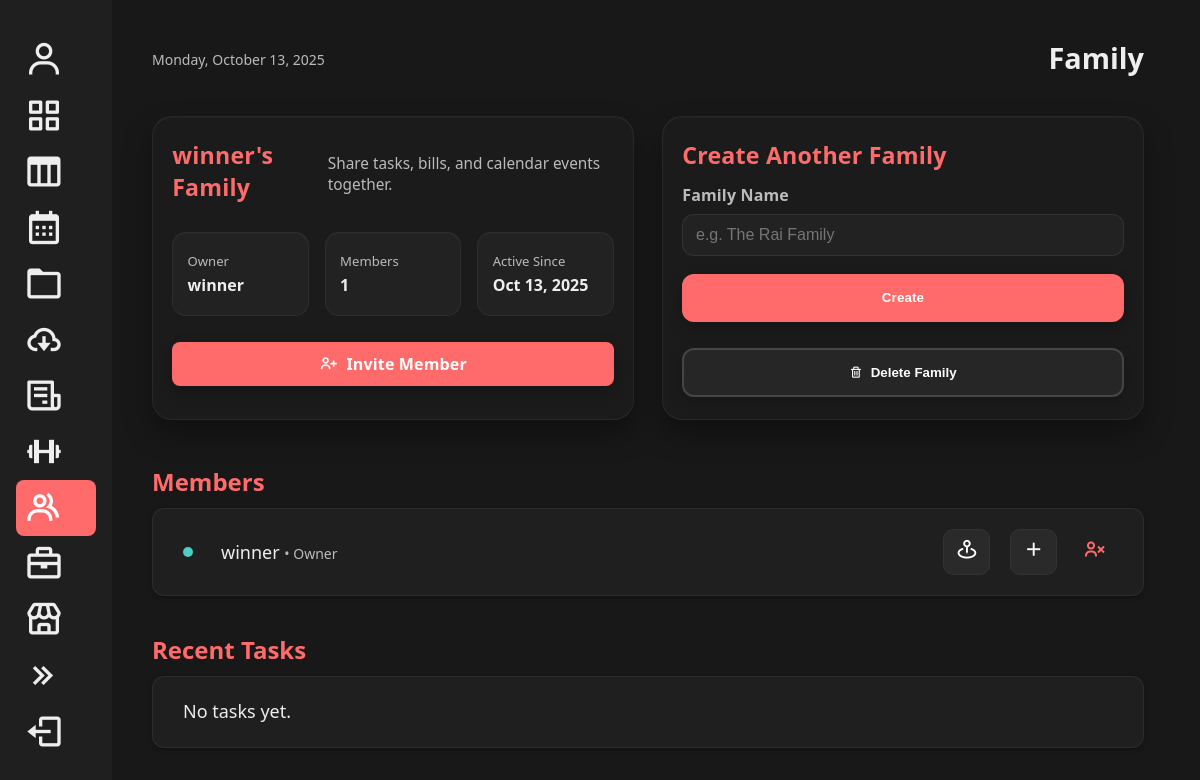
/FamilyManager/ (signed in), run on the app's committed database.
### main/models.py (models this page shows, shortened)
class Family(models.Model):
    name = models.CharField(max_length=100)
    owner = models.ForeignKey(User, on_delete=models.CASCADE, related_name="owned_families")
    created_at = models.DateTimeField(auto_now_add=True)

class FamilyMembership(models.Model):
    user = models.ForeignKey(User, on_delete=models.CASCADE, related_name="family_memberships")
    family = models.ForeignKey(Family, on_delete=models.CASCADE, related_name="memberships")
    role = models.CharField(max_length=20, default="member")  # e.g., "parent" / "child"
    joined_at = models.DateTimeField(auto_now_add=True)
    class Meta:
        unique_together = ("user", "family")

### main/views.py (the view)
# urls.py: path('FamilyManager/', main_views.FamilyManager, name='FamilyManager'),
@login_required
def FamilyManager(request):
    return family_page(request)

### main/views.py (called while the page is built)
def _model_has_field(model, field_name: str) -> bool:
    return any(f.name == field_name for f in model._meta.get_fields())

### main/templates/FamilyManager.html (shortened to what this page needs)
{% load static %}
<!DOCTYPE html>
<html lang="en">
<head>
  <link href="https://unpkg.com/boxicons@2.1.4/css/boxicons.min.css" rel="stylesheet">
  <link rel="stylesheet" href="{% static 'index.css' %}?v=51">
  <link
    rel="stylesheet"
    href="https://unpkg.com/leaflet@1.9.4/dist/leaflet.css"
  />
</head>
<body>
  <div class="container">
    <aside>
      <nav class="nav">
        <ul class="nav-links">
          <li>
            <a href="{% url 'UserProfile' %}" {% if request.resolver_match.url_name == 'TaskManager' %}{% endif %}>
              <i class='bx bx bx-user'></i><span><strong>{{ user.username }}</strong></span>
            </a>
          </li>
          <li>
            <a href="{% url 'appboard:home' %}"
               class="{% if request.resolver_match.namespace == 'appboard' %}active{% endif %}">
              <i class='bx bx-grid-alt'></i><span>Dashboard</span>
            </a>
          </li>
          <li>
            <a href="{% url 'kanban:kanban' %}" class="{% if request.resolver_match.url_name == 'kanban' %}active{% endif %}">
              <i class='bx bx-columns'></i><span>Kanban</span>
            </a>
          </li>
          <li>
            <a href="{% url 'calendar' %}" {% if request.resolver_match.url_name == 'calendar' %}class="active"{% endif %}>
              <i class='bx bx-calendar'></i><span>Calendar</span>
            </a>
          </li>
          <li>
            <a href="{% url 'confirm_password' %}" {% if request.resolver_match.url_name == 'DocumentStorage' %}class="active"{% endif %}>
              <i class='bx bx-folder'></i><span>Document Manager</span>
            </a>
          </li>
          <li>
            <a href="{% url 'Subscription' %}" {% if request.resolver_match.url_name == 'Subscription' %}class="active"{% endif %}>
              <i class='bx bx-cloud-download'></i><span>Subscription Tracker</span>
            </a>
          </li>
          <li>
            <a href="{% url 'BillManager' %}" {% if request.resolver_match.url_name == 'BillManager' %}class="active"{% endif %}>
              <i class='bx bx-receipt'></i><span>Bill Manager</span>
            </a>
          </li>
          <li>
            <a href="{% url 'HealthManager' %}" {% if request.resolver_match.url_name == 'HealthManager' %}class="active"{% endif %}>
              <i class='bx bx-dumbbell'></i><span>Health Manager</span>
            </a>
          </li>
          <li><a href="{% url 'FamilyManager' %}" {% if request.resolver_match.url_name == 'FamilyManager' %}class="active"{% endif %}>
          <i class='bx bx-group'></i><span>Family</span></a></li>
          <li>
            <a href="{% url 'kanban:projectsKanban' %}"
               class="{% if request.resolver_match.url_name == 'projectsKanban' %}active{% endif %}">
               <i class='bx bx-briefcase'></i><span>Projects</span>
            </a>
            <li>
              <a href="{% url 'store:store'%}">
                <i class='bx bx-store'></i><span>Appstore</span>
              </a>
            </li>
          </li>
          <li>
            <a href="#" data-resize-btn aria-label="Toggle sidebar">
              <i class='bx bx-chevrons-right'></i><span>Expand</span>
            </a>
          </li>
          <li>
            <a href="{% url 'login' %}">
              <i class='bx bx-log-out'></i><span>Logout</span>
            </a>
          </li>
        </ul>
      </nav>
    </aside>
    <main class="content">
      <header class="header">
        <div class="date">{% now "l, F j, Y" %}</div>
        <h1>Family</h1>
      </header>
      {% if has_family %}
      <section class="cards-grid family-grid">
        <div class="card">
          <div class="card-header">
            <h2>{{ family.name|default:"—" }}</h2>
            <p class="card-sub">Share tasks, bills, and calendar events together.</p>
          </div>
          <div class="stats">
            <div class="stat">
              <span class="stat-label">Owner</span>
              <span class="stat-value">{{ owner.username|default:user.username }}</span>
            </div>
            <div class="stat">
              <span class="stat-label">Members</span>
              <span class="stat-value">{{ members|length }}</span>
            </div>
            <div class="stat">
              <span class="stat-label">Active Since</span>
              <span class="stat-value">{{ family.created_at|date:"M j, Y"|default:"—" }}</span>
            </div>
          </div>
          <div class="card-actions">
            <a class="btn btn-primary btn-lg" href="#" id="openInviteModal">
              <i class='bx bx-user-plus' style="font-size:1.2rem;vertical-align:-2px"></i>
              Invite Member
            </a>
          </div>
        </div>
        <div class="card">
          <div class="card-header">
            <h2>{% if is_owner %}Create Another Family{% else %}Create Family{% endif %}</h2>
          </div>
          <form method="post" action="{% url 'family_create' %}">
            <div class="form-group">
              <label for="fam_name">Family Name</label>
              <input id="fam_name" name="name" type="text" placeholder="e.g. The Rai Family">
            </div>
            <div class="form-actions">
              <button class="btn btn-primary btn-lg btn-block" type="submit">Create</button>
            </div>
          </form>
          <form id="deleteFamilyForm" method="post" action="{% url 'family_delete' %}" style="margin-top:0.8rem;">
            <button class="option-btn" type="submit">
              <i class='bx bx-trash'></i>
              Delete Family
            </button>
          </form>
        </div>
      </section>
      {% endif %}
      {% if has_family %}
      <section class="members-section">
        <h2 class="title">Members</h2>
        <ul class="task-list" id="membersList">
          {% for m in members %}
          <li class="task-item">
            <span class="status-dot" style="background:#4ECDC4"></span>
            <label style="flex:1;font-size:18px;">
              {{ m.user.get_full_name|default:m.user.username }}
              <span class="date"> • {{ m.role|title }}</span>
            </label>
            <button class="icon-btn location-btn" title="Show live location"
                    data-member-id="{{ m.id }}"
                    data-member-name="{{ m.user.get_full_name|default:m.user.username }}">
              <i class='bx bx-map-pin'></i>
            </button>
            <button class="icon-btn assign-btn" title="Assign task"
                    data-member-id="{{ m.id }}"
                    data-member-name="{{ m.user.get_full_name|default:m.user.username }}">
              <i class='bx bx-plus'></i>
            </button>
            <button class="delete-btn" title="Remove" onclick="toast('Remove: hook backend next')">
              <i class='bx bx-user-x'></i>
            </button>
          </li>
          {% empty %}
          <li class="task-item"><label>No members yet. Use “Invite Member”.</label></li>
          {% endfor %}
        </ul>
      </section>
      <section style="margin-top:1.2rem;margin-bottom:2rem;">
        <div style="display:flex;align-items:center;justify-content:space-between;">
          <h2 class="title">Recent Tasks</h2>
        </div>
        <ul class="task-list" id="recentTasks">
          {% for t in tasks %}
          <li class="task-item">
            <input type="checkbox" {% if t.status == 'completed' %}checked{% endif %} disabled />
            <label style="flex:1">
              {{ t.title }}
              {% if t.due_date %}<span class="date"> • Due: {{ t.due_date|date:"M j, g:i a" }}</span>{% endif %}
              {% if t.assigned_to %}<span class="date"> • → {{ t.assigned_to.username|default:t.assigned_to }}</span>{% endif %}
              {% if t.priority %}<span class="date"> • {{ t.priority|title }}</span>{% endif %}
            </label>
          </li>
          {% empty %}
          <li class="task-item" data-empty="1"><label>No tasks yet.</label></li>
          {% endfor %}
        </ul>
      </section>
      {% endif %}
    </main>
  </div>
</body>
</html>

### data on the page
Family: name "winner's Family", created_at "Oct 13, 2025"
FamilyMembership: user.get_full_name "winner", role "Owner"

### other printed values
{{ owner.username|default:user.username }} "winner"
{{ members|length }} "1"
